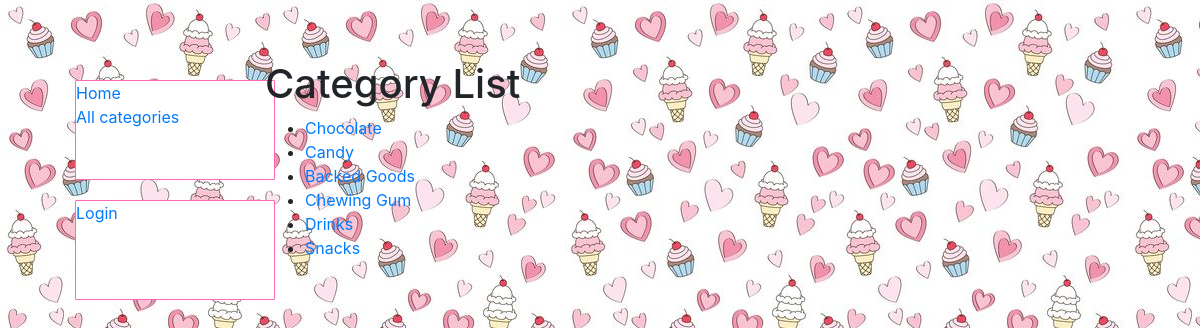
The app's page /catalog/categories/ with its own data.
### catalog/models.py (models this page shows, shortened)
class Category(models.Model):
    title = models.CharField(max_length=200)
    def get_absolute_url(self):
        return reverse('category-detail', args=[str(self.id)])
    def __str__(self):
        return '{0}'.format(self.title)

### catalog/views.py (the view)
# urls.py: path('categories/', views.CategoryListView.as_view(), name='categories'),
class CategoryListView(generic.ListView):
    model = Category
    paginate_by = 10

### catalog/templates/catalog/category_list.html
{% extends "base_generic.html" %}
{% block content %}
<h1>Category List</h1>
{% if category_list %}
  <ul>
  {% for category in category_list %}
    <li>
      <a href="{{ category.get_absolute_url }}">
      {{ category }}
      </a>
    </li>
  {% endfor %}
 </ul>
{% else %}
  <p>There are no categories available.</p>
{% endif %}
{% endblock %}

### catalog/static/css/styles.css (style rules this page uses)
body { background-color: aqua; background-image: url("../images/candies.jpg"); margin-top: 5%; margin-left: 5%; }

### records on screen
Category: title "Chocolate"
Category: title "Candy"
Category: title "Backed Goods"
Category: title "Chewing Gum"
Category: title "Drinks"
Category: title "Snacks"
